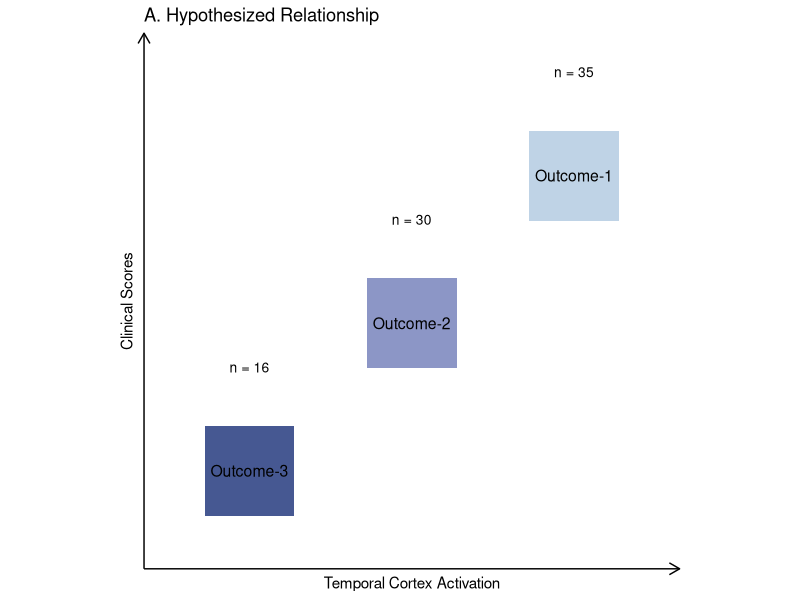
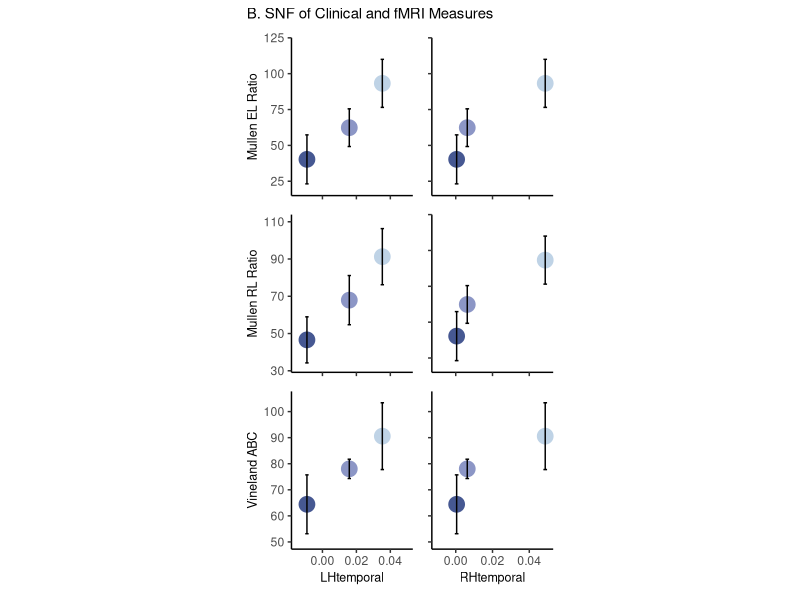
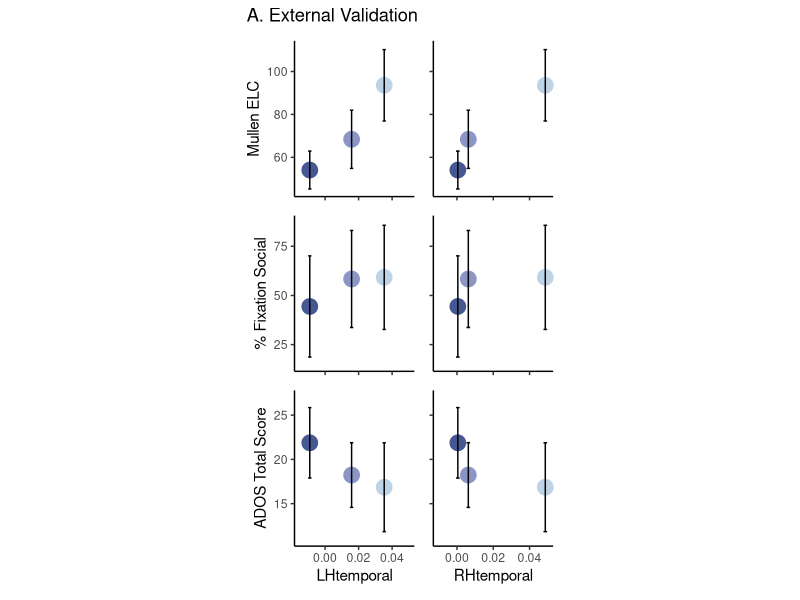
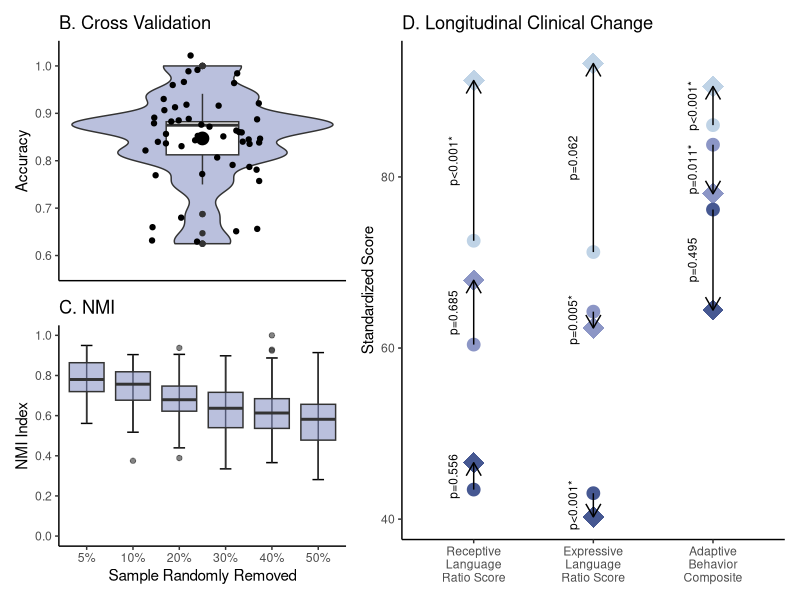
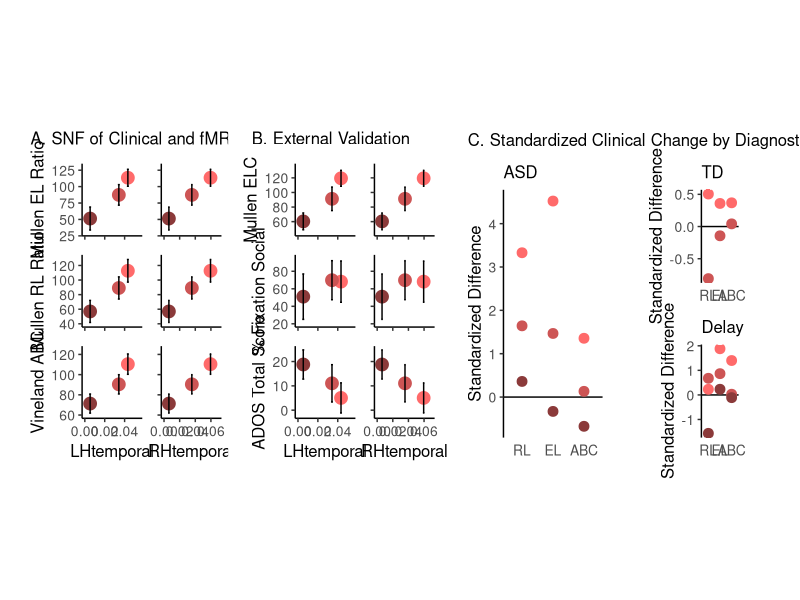
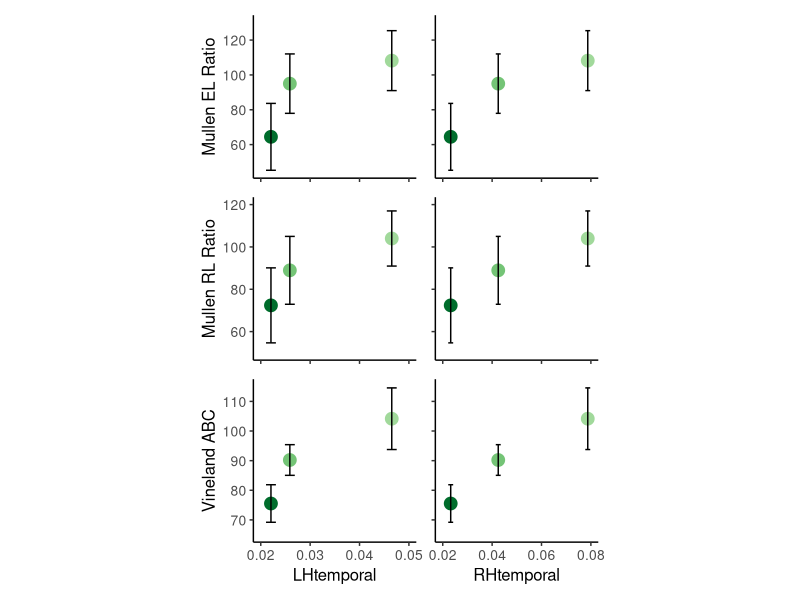

Source code (R) for these figures, in order:

# Filename: generate_figures.R
# Version: 2024.04.2+764
# Author: vani taluja
# Date Created: 02 july 2024
# Last Modified: 02 july 2024
# Description: tidy script for generating figures. all legends (i.e. color, shape) were added externally.


# load libraries (and install, if needed)
# install.packages("ggplot2")
# install.packages("patchwork")
library(ggplot2)
library(patchwork)

# read in data
# note: in order to read in correctly,
# all data files must be stored in the same folder as this script
outcome_avgs = read.csv("byCluster_asdoutcome.csv")
mixed_avgs = read.csv("byCluster_mixed.csv")
mixed_avgs_bydx = read.csv("byDx_mixed.csv")
nhb_avgs = read.csv("byCluster_nhb.csv")
cv = read.csv("crossvalidation.csv")
nmi = read.csv("nmi.csv")

# set consistent theme and colors for plotting
theme_set(new = theme_classic() + 
            theme(axis.title = element_text(size = 14),
                  axis.text = element_text(size = 12)))
outcome_colors = c("#BFD3E6","#8C96C6","#465892")
mixed_colors = c("#ff6a6a", "#cd5555", "#8b3a3a")
nhb_colors = c("#A1D99B", "#74C476", "#006D2C")


# Figure 1 ----

# Figure 1a
vec = data.frame(v=c(1.5,2.5,3.5))
ggplot(vec) + geom_point(aes(x=v,y=v, color=factor(v)), shape = 15, size = 30) + 
  scale_color_manual(values=outcome_colors[3:1]) +
  geom_text(aes(x=v, y=v, label=c("Outcome-3", "Outcome-2", "Outcome-1")), size=4) +
  geom_text(aes(x=v, y=v+0.7, label=c("n = 16", "n = 30", "n = 35")), size=3.5) +
  xlim(1,4) + ylim(1,4.3) +
  theme_classic() +
  theme(legend.position = "none", 
        axis.text = element_blank(),
        panel.grid.minor = element_blank(),
        axis.line = element_line(arrow = grid::arrow(length = unit(0.3, "cm"))),
        axis.ticks = element_blank(),
        aspect.ratio = 1) +
  labs(x="Temporal Cortex Activation", y="Clinical Scores",
       title = "A. Hypothesized Relationship")

# Figure 1b
lh_el = ggplot(outcome_avgs) + 
  geom_point(aes(x=LHtemporal, y=el, color=factor(Cluster.last)), size=5) + 
  scale_color_manual(values=outcome_colors) +
  geom_errorbar(aes(x=LHtemporal, ymin=el-el_sd, ymax=el+el_sd), width=0.002) +
  xlim(-0.015,0.05) + ylim(20,120) +
  labs(y="Mullen EL Ratio") +
  theme_classic() +
  theme(axis.title.x = element_blank(), 
        axis.text.x = element_blank(), 
        legend.position ="none")

rh_el = ggplot(outcome_avgs) + 
  geom_point(aes(x=RHtemporal, y=el, color=factor(Cluster.last)), size=5) + 
  scale_color_manual(values=outcome_colors) +
  geom_errorbar(aes(x=RHtemporal, ymin=el-el_sd, ymax=el+el_sd), width=0.002) +
  xlim(-0.01,0.05) + ylim(20, 120) +
  labs(y="Mullen EL Ratio") +
  theme_classic() +
  theme(axis.title = element_blank(), 
        axis.text = element_blank(),
        legend.position ="none")

lh_rl = ggplot(outcome_avgs) + 
  geom_point(aes(x=LHtemporal, y=rl, color=factor(Cluster.last)), size=5) + 
  scale_color_manual(values=outcome_colors) +
  geom_errorbar(aes(x=LHtemporal, ymin=rl-rl_sd, ymax=rl+rl_sd), width=0.002) +
  xlim(-0.015,0.05) + ylim(33,110) +
  labs(y="Mullen RL Ratio") +
  theme_classic() +
  theme(axis.title.x = element_blank(), 
        axis.text.x = element_blank(), 
        legend.position ="none")

rh_rl = ggplot(outcome_avgs) + 
  geom_point(aes(x=RHtemporal, y=rl, color=factor(Cluster.last)), size=5) + 
  scale_color_manual(values=outcome_colors) +
  geom_errorbar(aes(x=RHtemporal, ymin=rl-rl_sd, ymax=rl+rl_sd), width=0.002) +
  xlim(-0.01,0.05) + ylim(33,110) +
  labs(y="Mullen RL Ratio") +
  theme_classic() +
  theme(axis.title = element_blank(), 
        axis.text = element_blank(),
        legend.position ="none")

lh_adap = ggplot(outcome_avgs) + 
  geom_point(aes(x=LHtemporal, y=adap, color=factor(Cluster.last)), size=5) + 
  scale_color_manual(values=outcome_colors) +
  geom_errorbar(aes(x=LHtemporal, ymin=adap-adap_sd, ymax=adap+adap_sd), width=0.002) +
  xlim(-0.015,0.05) + ylim(50,105) +
  labs(y="Vineland ABC") +
  theme_classic() +
  theme(legend.position ="none")

rh_adap = ggplot(outcome_avgs) + 
  geom_point(aes(x=RHtemporal, y=adap, color=factor(Cluster.last)), size=5) + 
  scale_color_manual(values=outcome_colors) +
  geom_errorbar(aes(x=RHtemporal, ymin=adap-adap_sd, ymax=adap+adap_sd), width=0.002) +
  xlim(-0.01,0.05) + ylim(50,105) +
  labs(y="Vineland ABC") +
  theme_classic() +
  theme(axis.title.y = element_blank(), 
        axis.text.y = element_blank(), 
        legend.position ="none")

lh_el + rh_el + lh_rl + rh_el +
  lh_adap + rh_adap + plot_layout(ncol=2) +
  plot_annotation(title = "B. SNF of Clinical and fMRI Measures") & 
  theme(aspect.ratio = 1.3, title = element_text(size = 9))

# Figure 2 ----
# Figure 2a
lh_elc = ggplot(outcome_avgs) + 
  geom_point(aes(x=LHtemporal, y=elc, color=factor(Cluster.last)), size=5) + 
  scale_color_manual(values=outcome_colors) +
  geom_errorbar(aes(x=LHtemporal, ymin=elc-elc_sd, ymax=elc+elc_sd), width=0.002) +
  xlim(-0.015,0.05) + ylim(45,111) +
  labs(y="Mullen ELC") +
  theme_classic() +
  theme(axis.title.x = element_blank(), 
        axis.text.x = element_blank(), 
        legend.position ="none")

rh_elc = ggplot(outcome_avgs) + 
  geom_point(aes(x=RHtemporal, y=elc, color=factor(Cluster.last)), size=5) + 
  scale_color_manual(values=outcome_colors) +
  geom_errorbar(aes(x=RHtemporal, ymin=elc-elc_sd, ymax=elc+elc_sd), width=0.002) +
  xlim(-0.01,0.05) + ylim(45,111) +
  labs(y="Mullen ELC") +
  theme_classic() +
  theme(axis.title = element_blank(), 
        axis.text = element_blank(), 
        legend.position ="none")

lh_et = ggplot(outcome_avgs) + 
  geom_point(aes(x=LHtemporal, y=data.perc.soc, color=factor(Cluster.last)), size=5) + 
  scale_color_manual(values=outcome_colors) +
  geom_errorbar(aes(x=LHtemporal, ymin=data.perc.soc-data.perc.soc_sd, 
                    ymax=data.perc.soc+data.perc.soc_sd), width=0.002) +
  xlim(-0.015,0.05) + ylim(15,87) +
  labs(y="% Fixation Social") +
  theme_classic() +
  theme(axis.title.x = element_blank(), 
        axis.text.x = element_blank(), 
        legend.position ="none")

rh_et = ggplot(outcome_avgs) + 
  geom_point(aes(x=RHtemporal, y=data.perc.soc, color=factor(Cluster.last)), size=5) + 
  scale_color_manual(values=outcome_colors) +
  geom_errorbar(aes(x=RHtemporal, ymin=data.perc.soc-data.perc.soc_sd, ymax=data.perc.soc+data.perc.soc_sd), width=0.002) +
  xlim(-0.01,0.05) + ylim(15,87) +
  labs(y="% Fixation Social") +
  theme_classic() +
  theme(axis.title = element_blank(), 
        axis.text = element_blank(),
        legend.position ="none")

lh_ados = ggplot(outcome_avgs) + 
  geom_point(aes(x=LHtemporal, y=tot, color=factor(Cluster.last)), size=5) + 
  scale_color_manual(values=outcome_colors) +
  geom_errorbar(aes(x=LHtemporal, ymin=tot-tot_sd, ymax=tot+tot_sd), width=0.002) +
  xlim(-0.015,0.05) + ylim(11,27) +
  labs(y="ADOS Total Score") +
  theme_classic() +
  theme(legend.position ="none")

rh_ados = ggplot(outcome_avgs) + 
  geom_point(aes(x=RHtemporal, y=tot, color=factor(Cluster.last)), size=5) + 
  scale_color_manual(values=outcome_colors) +
  geom_errorbar(aes(x=RHtemporal, ymin=tot-tot_sd, ymax=tot+tot_sd), width=0.002) +
  xlim(-0.01,0.05) + ylim(11,27) +
  labs(y="ADOS Total Score") +
  theme_classic() +
  theme(axis.title.y = element_blank(), 
        axis.text.y = element_blank(), 
        legend.position ="none")

lh_elc + rh_elc + lh_et + rh_et +
  lh_ados + rh_ados + 
  plot_annotation(title = "A. External Validation") +
  plot_layout(ncol=2) & theme(aspect.ratio = 1.3)

# Figure 2b
theme_set(new = theme_classic())

cv_outcome = ggplot(cv, aes(x=1,y=outcome)) +
  geom_violin(fill = "#8C96C6", alpha = 0.6) +
  geom_boxplot(width = 0.25) +
  geom_point(position = position_jitter(width=0.2, height=0.05, seed = 7)) +
  stat_summary(geom = "point",
               fun = "mean",
               size = 4) +
  labs(y = "Accuracy",
       title = "B. Cross Validation") +
  theme_classic() +
  ylim(0.57,1.03) +
  theme(axis.text.x = element_blank(),
        axis.ticks.x = element_blank(),
        axis.title.x = element_blank())

# Figure 2c
nmi_outcome = ggplot(nmi) +
  stat_boxplot(aes(x=factor(percentsampleremoved), y=outcome_index), 
               geom = "errorbar", width=0.25) +
  geom_boxplot(aes(x=factor(percentsampleremoved), y=outcome_index, 
                   group=percentsampleremoved), 
               fill = "#8C96C6", alpha = 0.6) +
  scale_y_continuous(limits = c(0,1), breaks = seq(0,1,0.2)) +
  scale_x_discrete(labels = c("5%", "10%", "20%", "30%", "40%", "50%")) +
  labs(x="Sample Randomly Removed",
       y="NMI Index",
       title="C. NMI") +
  theme(legend.position = "none")


# Figure 2d
annotation = data.frame(x = c(rep(c("1", "2", "3"), each=3)),
                        y = c(rowMeans(outcome_avgs[c("rl", "rl.1")]),
                              rowMeans(outcome_avgs[c("el", "el.1")]),
                              rowMeans(outcome_avgs[c("adap", "adap.1")])),
                        label = c("p<0.001*","p=0.685","p=0.556",
                                  "p=0.062","p=0.005*","p<0.001*",
                                  "p<0.001*","p=0.011*","p=0.495"))

clinchange_outcome = ggplot(outcome_avgs) + 
  geom_point(aes(x="1", y=rl, color=factor(Cluster.last)), size=7, shape=18) +
  geom_point(aes(x="1", y=rl.1, color=factor(Cluster.last)), size=4) + 
  geom_point(aes(x="2", y=el, color=factor(Cluster.last)), size=7, shape=18) +
  geom_point(aes(x="2", y=el.1, color=factor(Cluster.last)), size=4) +  
  geom_point(aes(x="3", y=adap, color=factor(Cluster.last)), size=7, shape=18) +
  geom_point(aes(x="3", y=adap.1, color=factor(Cluster.last)), size=4) +
  scale_color_manual(values=outcome_colors) +
  geom_segment(aes(x="1", xend="1", y=rl.1, yend=rl), 
               arrow = arrow(length = unit(0.15, "inches"))) +
  geom_segment(aes(x="2", xend="2", y=el.1, yend=el), 
               arrow = arrow(length = unit(0.15, "inches"))) +
  geom_segment(aes(x="3", xend="3", y=adap.1, yend=adap), 
               arrow = arrow(length = unit(0.15, "inches"))) +
  labs(y="Standardized Score", 
       title = "D. Longitudinal Clinical Change") +
  scale_x_discrete(labels=c("1" = "Receptive\nLanguage\nRatio Score",
                            "2" = "Expressive\nLanguage\nRatio Score", 
                            "3" = "Adaptive\nBehavior\nComposite")) +
  theme(axis.title.x = element_blank(),
        legend.position = 'none') + 
  geom_text(data=annotation, aes(x=x, y=y, label=label),
            angle=90, vjust = -1.8, size = 3)

# print Figure 2b - d
design <- "AAACCCC
           BBBCCCC"

cv_outcome + free(nmi_outcome) + 
  clinchange_outcome +
  plot_layout(design = design)

# Figure 4 ----
# Figure 4a
theme_set(new = theme_classic() + 
            theme(axis.title = element_text(size = 12),
                  axis.text = element_text(size = 10)))

lh_el_mix = ggplot(mixed_avgs) + 
  geom_point(aes(x=LHtemporal, y=el, color=factor(Cluster.last)), size=4) + 
  scale_color_manual(values=mixed_colors) +
  geom_errorbar(aes(x=LHtemporal, ymin=el-el_sd, ymax=el+el_sd), width=0.002) +
  xlim(0,0.055) + ylim(30,130) +
  labs(y="Mullen EL Ratio") +
  theme(axis.title.x = element_blank(), 
        axis.text.x = element_blank(), 
        legend.position ="none")

rh_el_mix = ggplot(mixed_avgs) + 
  geom_point(aes(x=RHtemporal, y=el, color=factor(Cluster.last)), size=4) + 
  scale_color_manual(values=mixed_colors) +
  geom_errorbar(aes(x=RHtemporal, ymin=el-el_sd, ymax=el+el_sd), width=0.002) +
  xlim(0,0.07) + ylim(30,130) +
  labs(y="Mullen EL Ratio") +
  theme(axis.title = element_blank(), 
        axis.text = element_blank(), 
        legend.position ="none")

lh_rl_mix = ggplot(mixed_avgs) + 
  geom_point(aes(x=LHtemporal, y=rl, color=factor(Cluster.last)), size=4) + 
  scale_color_manual(values=mixed_colors) +
  geom_errorbar(aes(x=LHtemporal, ymin=rl-rl_sd, ymax=rl+rl_sd), width=0.002) +
  xlim(0,0.055) + ylim(40,130) +
  labs(y="Mullen RL Ratio") +
  theme(axis.title.x = element_blank(), 
        axis.text.x = element_blank(), 
        legend.position ="none")

rh_rl_mix = ggplot(mixed_avgs) + 
  geom_point(aes(x=RHtemporal, y=rl, color=factor(Cluster.last)), size=4) + 
  scale_color_manual(values=mixed_colors) +
  geom_errorbar(aes(x=RHtemporal, ymin=rl-rl_sd, ymax=rl+rl_sd), width=0.002) +
  xlim(0,0.07) + ylim(40,130) +
  labs(y="Mullen RL Ratio") +
  theme(axis.title = element_blank(), 
        axis.text = element_blank(), 
        legend.position ="none")

lh_adap_mix = ggplot(mixed_avgs) + 
  geom_point(aes(x=LHtemporal, y=adap, color=factor(Cluster.last)), size=4) + 
  scale_color_manual(values=mixed_colors) +
  geom_errorbar(aes(x=LHtemporal, ymin=adap-adap_sd, ymax=adap+adap_sd), width=0.002) +
  xlim(0,0.055) + ylim(60,125) +
  labs(y="Vineland ABC") +
  theme(legend.position ="none")

rh_adap_mix = ggplot(mixed_avgs) + 
  geom_point(aes(x=RHtemporal, y=adap, color=factor(Cluster.last)), size=4) + 
  scale_color_manual(values=mixed_colors) +
  geom_errorbar(aes(x=RHtemporal, ymin=adap-adap_sd, ymax=adap+adap_sd), width=0.002) +
  xlim(0,0.07) + ylim(60,125) +
  labs(y="Vineland ABC") +
  theme(axis.title.y = element_blank(), 
        axis.text.y = element_blank(), 
        legend.position ="none")

# Figure 4b
lh_elc_mix = ggplot(mixed_avgs) + 
  geom_point(aes(x=LHtemporal, y=elc, color=factor(Cluster.last)), size=4) + 
  scale_color_manual(values=mixed_colors) +
  geom_errorbar(aes(x=LHtemporal, ymin=elc-elc_sd, ymax=elc+elc_sd), width=0.002) +
  xlim(0,0.055) + ylim(45,135) +
  labs(y="Mullen ELC") +
  theme(axis.title.x = element_blank(), 
        axis.text.x = element_blank(), 
        legend.position ="none")

rh_elc_mix = ggplot(mixed_avgs) + 
  geom_point(aes(x=RHtemporal, y=elc, color=factor(Cluster.last)), size=4) + 
  scale_color_manual(values=mixed_colors) +
  geom_errorbar(aes(x=RHtemporal, ymin=elc-elc_sd, ymax=elc+elc_sd), width=0.002) +
  xlim(0,0.07) + ylim(45,135) +
  labs(y="Mullen ELC") +
  theme(axis.title = element_blank(), 
        axis.text = element_blank(), 
        legend.position ="none")

lh_et_mix = ggplot(mixed_avgs) + 
  geom_point(aes(x=LHtemporal, y=data.perc.soc, color=factor(Cluster.last)), size=4) + 
  scale_color_manual(values=mixed_colors) +
  geom_errorbar(aes(x=LHtemporal, ymin=data.perc.soc-data.perc.soc_sd, 
                    ymax=data.perc.soc+data.perc.soc_sd), width=0.002) +
  xlim(0,0.055) + ylim(20,95) +
  labs(y="% Fixation Social") +
  theme(axis.title.x = element_blank(), 
        axis.text.x = element_blank(), 
        legend.position ="none")

rh_et_mix = ggplot(mixed_avgs) + 
  geom_point(aes(x=RHtemporal, y=data.perc.soc, color=factor(Cluster.last)), size=4) + 
  scale_color_manual(values=mixed_colors) +
  geom_errorbar(aes(x=RHtemporal, ymin=data.perc.soc-data.perc.soc_sd, 
                    ymax=data.perc.soc+data.perc.soc_sd), width=0.002) +
  xlim(0,0.07) + ylim(20,95) +
  labs(y="% Fixation Social") +
  theme(axis.title = element_blank(), 
        axis.text = element_blank(), 
        legend.position ="none")

lh_ados_mix = ggplot(mixed_avgs) + 
  geom_point(aes(x=LHtemporal, y=tot, color=factor(Cluster.last)), size=4) + 
  scale_color_manual(values=mixed_colors) +
  geom_errorbar(aes(x=LHtemporal, ymin=tot-tot_sd, ymax=tot+tot_sd), width=0.002) +
  xlim(0,0.055) + ylim(-2,25) +
  labs(y="ADOS Total Score") +
  theme(legend.position ="none")

rh_ados_mix = ggplot(mixed_avgs) + 
  geom_point(aes(x=RHtemporal, y=tot, color=factor(Cluster.last)), size=4) + 
  scale_color_manual(values=mixed_colors) +
  geom_errorbar(aes(x=RHtemporal, ymin=tot-tot_sd, ymax=tot+tot_sd), width=0.002) +
  xlim(0,0.07) + ylim(-2,25) +
  labs(y="ADOS Total Score") +
  theme(axis.title.y = element_blank(), 
        axis.text.y = element_blank(), 
        legend.position ="none")

# Figure 4c
change_asd_mixed = ggplot(mixed_avgs_bydx[which(mixed_avgs_bydx$dx == "ASD"),]) +
  geom_abline(slope = 0, intercept = 0) +
  geom_point(aes(x="1", y=RLT_z, color=factor(Cluster.last)), size=3) +
  geom_point(aes(x="2", y=ELT_z, color=factor(Cluster.last)), size=3) + 
  geom_point(aes(x="3", y=ABC_z, color=factor(Cluster.last)), size=3) +
  scale_color_manual(values=mixed_colors) +
  labs(title = "ASD", y="Standardized Difference") +
  scale_x_discrete(labels=c("1" = "RL", 
                            "2" = "EL", 
                            "3" = "ABC")) +
  theme(axis.title.x = element_blank(), 
        axis.line.x = element_blank(), 
        axis.ticks.x = element_blank(), 
        legend.position = "none")

change_td_mixed = ggplot(mixed_avgs_bydx[which(mixed_avgs_bydx$dx == "TD"),]) + 
  geom_abline(slope = 0, intercept = 0) +
  geom_point(aes(x="1", y=RLT_z, color=factor(Cluster.last)), size=3) +
  geom_point(aes(x="2", y=ELT_z, color=factor(Cluster.last)), size=3) + 
  geom_point(aes(x="3", y=ABC_z, color=factor(Cluster.last)), size=3) +
  scale_color_manual(values=mixed_colors) +
  labs(title = "TD", y="Standardized Difference") +
  scale_x_discrete(labels=c("1" = "RL", 
                            "2" = "EL", 
                            "3" = "ABC")) +
  theme(axis.title.x = element_blank(), 
        axis.line.x = element_blank(), 
        axis.ticks.x = element_blank(), 
        legend.position = "none")

change_delay_mixed = ggplot(mixed_avgs_bydx[which(mixed_avgs_bydx$dx == "Delay"),]) + 
  geom_abline(slope = 0, intercept = 0) +
  geom_point(aes(x="1", y=RLT_z, color=factor(Cluster.last)), size=3) +
  geom_point(aes(x="2", y=ELT_z, color=factor(Cluster.last)), size=3) + 
  geom_point(aes(x="3", y=ABC_z, color=factor(Cluster.last)), size=3) +
  scale_color_manual(values=mixed_colors) +
  labs(title = "Delay", y="Standardized Difference") +
  scale_x_discrete(labels=c("1" = "RL", 
                            "2" = "EL", 
                            "3" = "ABC")) +
  theme(axis.title.x = element_blank(), 
        axis.line.x = element_blank(), 
        axis.ticks.x = element_blank(), 
        legend.position = "none")

# plotting figure 4a - c
fig4a = lh_el_mix + rh_el_mix +
  lh_rl_mix + rh_rl_mix +
  lh_adap_mix + rh_adap_mix +
  plot_layout(ncol=2) +
  plot_annotation(title = "A. SNF of Clinical and fMRI Measures") & 
  theme(aspect.ratio = 1.2, plot.title = element_text(size = 12)) 

fig4b = lh_elc_mix + rh_elc_mix +
  lh_et_mix + rh_et_mix +
  lh_ados_mix + rh_ados_mix +
  plot_layout(ncol=2) +
  plot_annotation(title = "B. External Validation") &
  theme(aspect.ratio = 1.2, plot.title = element_text(size = 12,
                                                      hjust = 0.25))

fig4c = change_asd_mixed + (change_td_mixed / change_delay_mixed) +
  plot_annotation(title = "C. Standardized Clinical Change by Diagnostic Group") &
  theme(aspect.ratio = 2.5, plot.title = element_text(size = 12))

wrap_elements(fig4a) + plot_spacer() + wrap_elements(fig4b) + 
  plot_spacer() + wrap_elements(fig4c) +
  plot_layout(widths = c(2, -0.35, 2, -0.25, 3))

# Figure 5c ----
lh_el_nhb = ggplot(nhb_avgs) + 
  geom_point(aes(x=LHtemporal, y=el, color=factor(Cluster.last)), size=4) + 
  scale_color_manual(values=nhb_colors) +
  geom_errorbar(aes(x=LHtemporal, ymin=el-el_sd, ymax=el+el_sd), width=0.002) +
  xlim(0.02,0.05) + ylim(45,130) +
  labs(y="Mullen EL Ratio") +
  theme(axis.title.x = element_blank(), 
        axis.text.x = element_blank(), 
        legend.position ="none")

rh_el_nhb = ggplot(nhb_avgs) + 
  geom_point(aes(x=RHtemporal, y=el, color=factor(Cluster.last)), size=4) + 
  scale_color_manual(values=nhb_colors) +
  geom_errorbar(aes(x=RHtemporal, ymin=el-el_sd, ymax=el+el_sd), width=0.002) +
  xlim(0.02,0.08) + ylim(45,130) +
  labs(y="Mullen EL Ratio") +
  theme(axis.title = element_blank(), 
        axis.text = element_blank(), 
        legend.position ="none")

lh_rl_nhb = ggplot(nhb_avgs) + 
  geom_point(aes(x=LHtemporal, y=rl, color=factor(Cluster.last)), size=4) + 
  scale_color_manual(values=nhb_colors) +
  geom_errorbar(aes(x=LHtemporal, ymin=rl-rl_sd, ymax=rl+rl_sd), width=0.002) +
  xlim(0.02,0.05) + ylim(50,120) +
  labs(y="Mullen RL Ratio") +
  theme(axis.title.x = element_blank(), 
        axis.text.x = element_blank(), 
        legend.position ="none")

rh_rl_nhb = ggplot(nhb_avgs) + 
  geom_point(aes(x=RHtemporal, y=rl, color=factor(Cluster.last)), size=4) + 
  scale_color_manual(values=nhb_colors) +
  geom_errorbar(aes(x=RHtemporal, ymin=rl-rl_sd, ymax=rl+rl_sd), width=0.002) +
  xlim(0.02,0.08) + ylim(50,120) +
  labs(y="Mullen RL Ratio") +
  theme(axis.title = element_blank(), 
        axis.text = element_blank(), 
        legend.position ="none")

lh_adap_nhb = ggplot(nhb_avgs) + 
  geom_point(aes(x=LHtemporal, y=adap, color=factor(Cluster.last)), size=4) + 
  scale_color_manual(values=nhb_colors) +
  geom_errorbar(aes(x=LHtemporal, ymin=adap-adap_sd, ymax=adap+adap_sd), width=0.002) +
  xlim(0.02,0.05) + ylim(65,115) +
  labs(y="Vineland ABC") +
  theme(legend.position ="none")

rh_adap_nhb = ggplot(nhb_avgs) + 
  geom_point(aes(x=RHtemporal, y=adap, color=factor(Cluster.last)), size=4) + 
  scale_color_manual(values=nhb_colors) +
  geom_errorbar(aes(x=RHtemporal, ymin=adap-adap_sd, ymax=adap+adap_sd), width=0.002) +
  xlim(0.02,0.08) + ylim(65,115) +
  labs(y="Vineland ABC") +
  theme(axis.title.y = element_blank(), 
        axis.text.y = element_blank(), 
        legend.position ="none")

lh_el_nhb + rh_el_nhb +
  lh_rl_nhb + rh_rl_nhb +
  lh_adap_nhb + rh_adap_nhb +
  plot_layout(ncol=2) &
  theme(aspect.ratio = 1)
